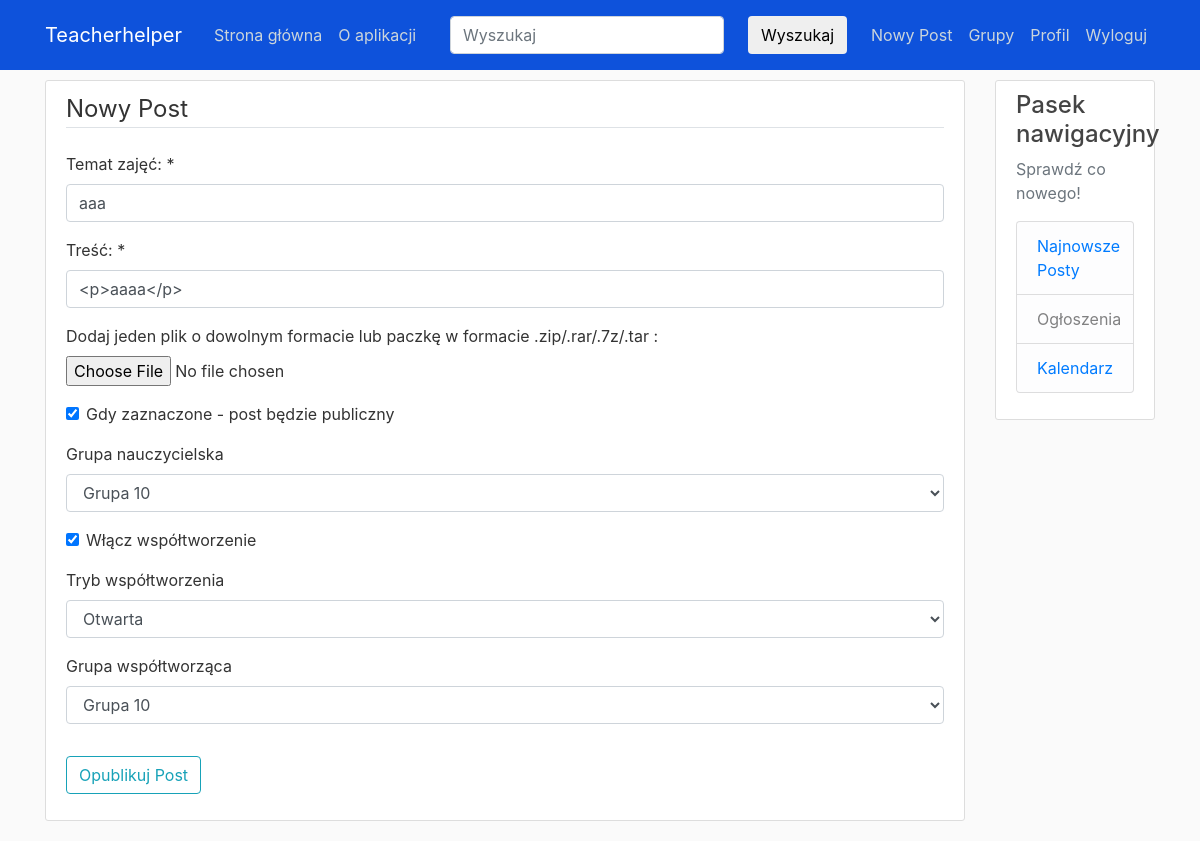
Before: /post/69/update (signed in) with the older database file.
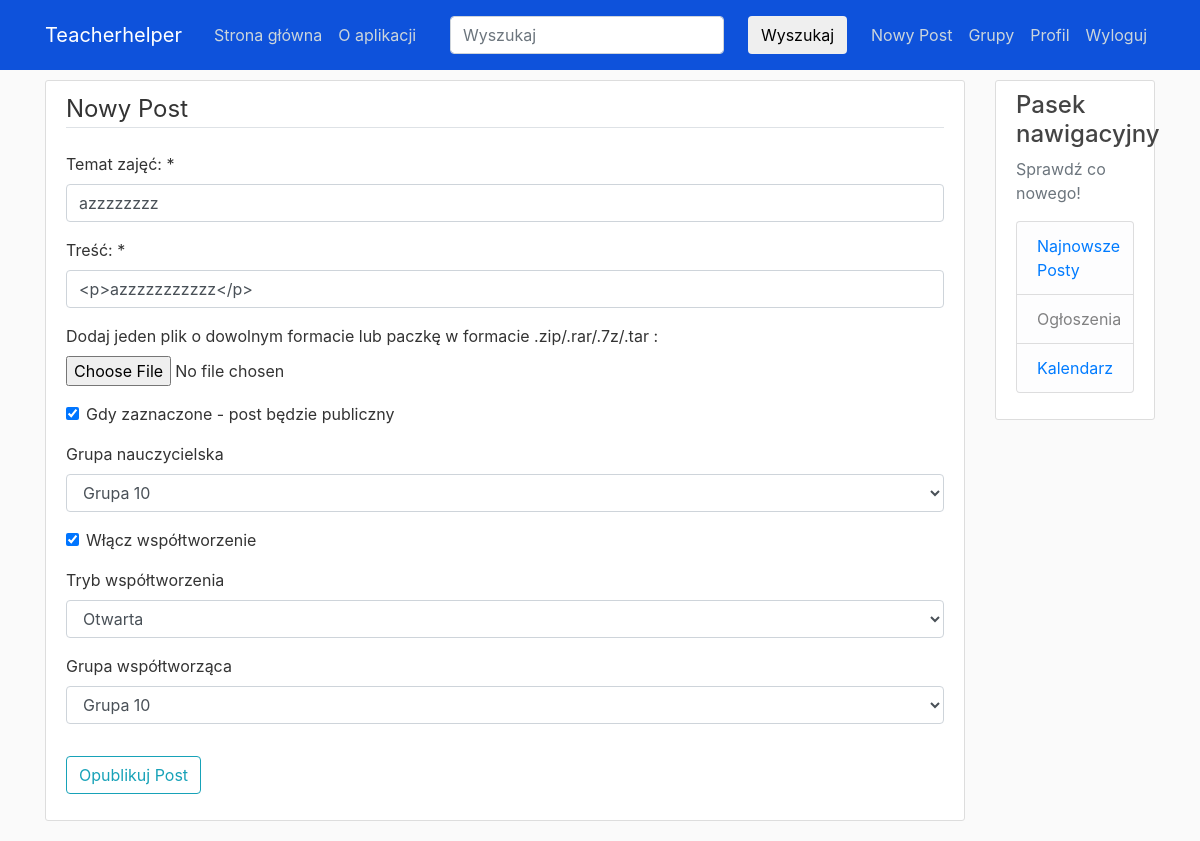
After: the same page with the newer database file.
### blog/models.py (models this page shows, shortened)
class Post(models.Model):
    title = models.CharField(max_length=100, verbose_name='Temat zajęć: ')
    content = models.TextField(verbose_name='Materiały (linki, ciekawostki itp.): ')
    uploaded_file = models.FileField(null=True, blank=True, upload_to='uploaded_files/',
                                     verbose_name='Dodaj jeden plik o dowolnym formacie lub paczkę w formacie .zip/.rar/.7z/.tar : ')
    visibility = models.BooleanField(verbose_name='Gdy zaznaczone - post będzie publiczny', default=True)
    date_posted = models.DateTimeField(default=timezone.now)
    author = models.ForeignKey(User, on_delete=models.CASCADE)
    group = models.ForeignKey(Group, on_delete=models.SET_NULL, null=True, blank=True,
                              verbose_name='Grupa nauczycielska')
    co_creation_enabled = models.BooleanField(default=False, verbose_name="Włącz współtworzenie")
    co_creation_mode = models.CharField(
        max_length=10,
        choices=[('open', 'Otwarta'), ('closed', 'Zamknięta')],
        default='open',
        verbose_name='Tryb współtworzenia'
    )
    co_creation_group = models.ForeignKey(Group, on_delete=models.SET_NULL, null=True, blank=True,
                                          related_name='co_creation_group', verbose_name='Grupa współtworząca')

### blog/views.py (the view, shortened to what this page needs)
# urls.py: path('post/<int:pk>/update', PostUpdateView.as_view(), name='post-update'),
class PostUpdateView(LoginRequiredMixin, UserPassesTestMixin, UpdateView):
    model = Post
    form_class = PostForm
    template_name = 'blog/post_form.html'
    def test_func(self):
        post = self.get_object()
        return self.request.user == post.author or self.request.user in post.co_creation_group.members.all()

### users/forms.py
class PostForm(forms.ModelForm):
    content = forms.CharField(widget=TinyMCE(attrs={'cols': 80, 'rows': 30}), label='Treść: ')
    co_creation_enabled = forms.BooleanField(required=False, label="Włącz współtworzenie")
    co_creation_mode = forms.ChoiceField(
        choices=[('open', 'Otwarta'), ('closed', 'Zamknięta')],
        label='Tryb współtworzenia',
        required=False
    )
    co_creation_group = forms.ModelChoiceField(
        queryset=Group.objects.all(),
        required=False,
        label='Grupa współtworząca'
    )
    class Meta:
        model = Post
        fields = ['title', 'content', 'uploaded_file', 'visibility', 'group', 'co_creation_enabled', 'co_creation_mode', 'co_creation_group']

### users/models.py (called while the page is built)
    def __str__(self):
        return self.name

### blog/templates/blog/post_form.html (shortened to what this page needs)
{% extends "blog/base.html" %}
{% load crispy_forms_tags %}
{% block content %}
    <div class="content-section">
        <form method="POST" enctype="multipart/form-data">
            <fieldset class="form-group">
                <legend class="border-bottom mb-4">Nowy Post</legend>
                {{ form|crispy }}
            </fieldset>
            <div class="form-group">
                <button class="btn btn-outline-info" type="submit">Opublikuj Post</button>
            </div>
            </form>
    </div>
{% endblock content %}

Changed rows visible on the page:
changed Post "Grupa 10": title "aaa" → "azzzzzzzz"; content "<p>aaaa</p>" → "<p>azzzzzzzzzzz</p>"
